Frame 1 (no input): blank canvas, image omitted
Frame 60 (the mouse pressed at the canvas centre just before this capture): blank canvas, image omitted
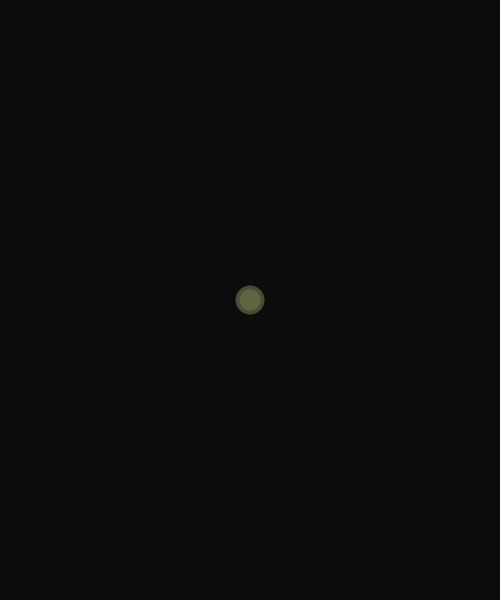
Frame 120 (the mouse held since frame 60 and released just before this capture)

The Processing sketch whose frames 1 and 60 were blank and that drew this single picture after the mouse press (run headless with seeded random() and noise(); from frame 60 on, the mouse is pressed at the canvas centre):

// Processing sketch: inclass_processing_basic
// ── inclass_processing_basic.pde
float dia ;
color c;

void setup() {
  size(500, 600); //(w,h)
  noStroke();
  c = color(255);
  background(100);
}

void draw() {  
  fill(0,10);
  rect(0,0,width,height);
  dia = random(1, 30);


  //compare
  if (mousePressed == true) {
    fill(c);
    ellipse(mouseX, mouseY, dia, dia); //x,y,w,h
  }
}



void mousePressed() {
  c = color(random(255), random(255), random(255));
}
